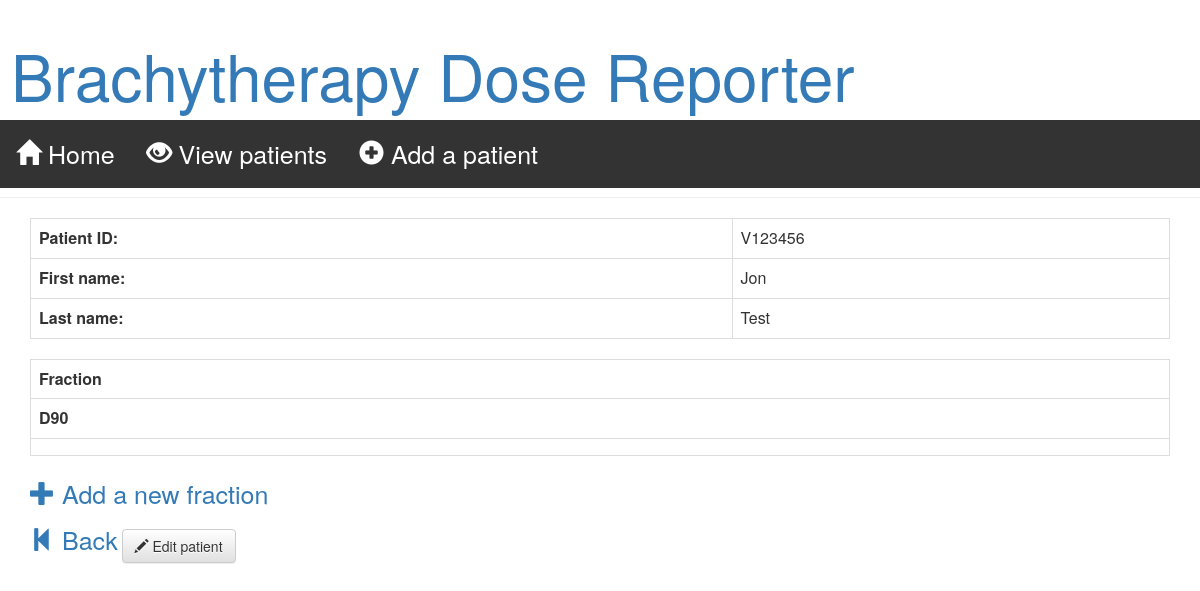
The app's page /patient/V123456/, older data.
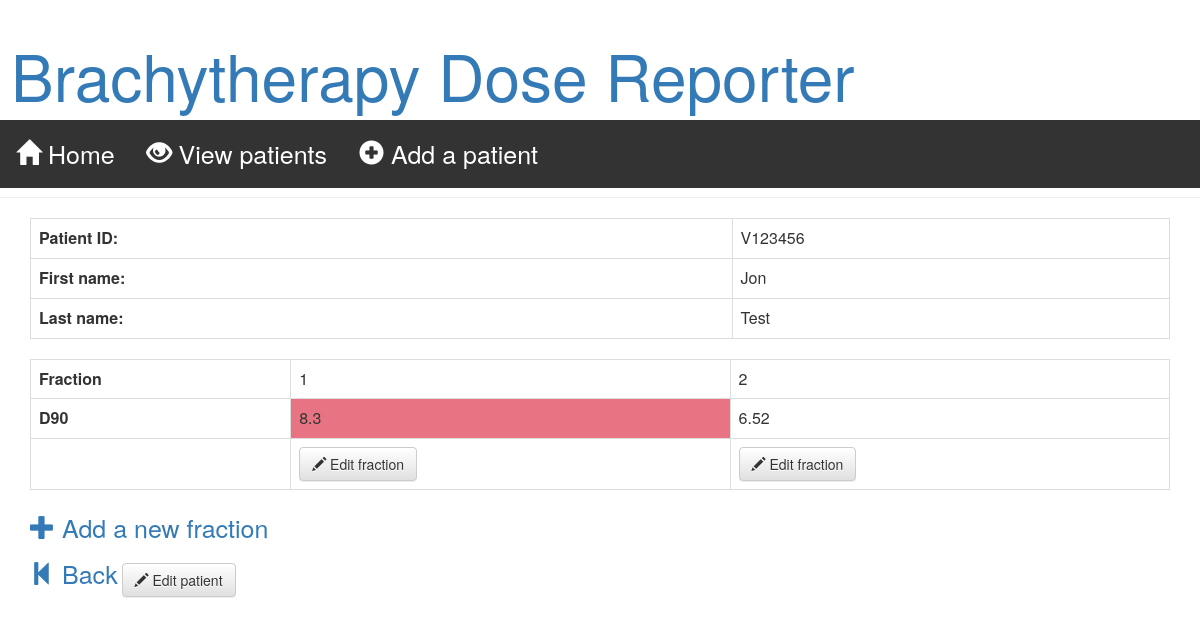
The same page, newer data.
### doseapp/models.py (models this page shows, shortened)
class Patient(models.Model):
    patient_id = models.CharField(max_length=7, primary_key=True)
    first_name = models.CharField(max_length=200)
    last_name = models.CharField(max_length=200)

class Fraction(models.Model):
    patient = models.ForeignKey(Patient, on_delete=models.CASCADE)
    fraction_number = models.IntegerField(blank=False)
    D90 = models.FloatField(blank=False)

### doseapp/views.py (the view)
# urls.py: url(r'^patient/(?P<pk>V\d+)/$', views.patient_detail, name='patient_detail'),
def patient_detail(request, pk):
    patient = get_object_or_404(Patient, pk=pk)
    fractions = Fraction.objects.filter(patient=pk)
    url = 'doseapp/static/doseapp/tolerances.json'
    json_data = open(url)# False
    tolerances = json.load(json_data)
    return render(request, 'doseapp/patient_detail.html',
                  {'patient': patient,
                   'fractions':fractions,
                   'tolerances':tolerances})

### doseapp/templates/doseapp/patient_detail.html (shortened to what this page needs)
{% extends 'doseapp/base.html' %} {% block content %}
  <table class="table table-hover table-bordered" width="100">
    <col width="130">
<col width="80">
    <tr>
<th>Patient ID: </th>
<td>{{ patient.patient_id }}</td>
    </tr>
    <tr>
<th>First name: </th>
<td>{{ patient.first_name }}</td>
    </tr>
    <tr>
<th>Last name: </th>
<td>{{ patient.last_name }}</td>
    </tr>
  </table>
<div class="fraction">
    <table class="table table-hover table-bordered">
        <tr>
            <th>Fraction</th>
            {% for fraction in fractions %}
            <td>{{ fraction.fraction_number }}</td>
            {% endfor %}
        </tr>
        <tr>
            <th>D90</th>
            {% for fraction in fractions %}
              {% if fraction.D90 > tolerances.D90 %}
              <td BGCOLOR="#e87483">{{ fraction.D90 }}</td>
              {% else %}
                <td>{{ fraction.D90 }}</td>
              {% endif %}
            {% endfor %}
        </tr>
        <tr>
          <td>
          </td>
          {% for fraction in fractions %}
            <td><a class="btn btn-default" href="{% url 'fraction_edit' pk=patient.patient_id fraction_num=fraction.fraction_number %}"><span class="glyphicon glyphicon-pencil"></span>  Edit fraction</a> </td>
            {% endfor %}
        </tr>
    </table>
</div>
<a href="{% url 'fraction_new' %}" class="top-menu"><span class="glyphicon glyphicon-plus"></span>   Add a new fraction</a>
<a href="{% url 'patient_list' %}" class="top-menu"><span class="glyphicon glyphicon-step-backward"></span>    Back</a>
<a class="btn btn-default" href="{% url 'patient_edit' pk=patient.patient_id %}"><span class="glyphicon glyphicon-pencil"></span>  Edit patient</a>
{% endblock %}

### doseapp/templates/doseapp/base.html (shortened to what this page needs)
<html>
<head>
    <link rel="stylesheet" href="//maxcdn.bootstrapcdn.com/bootstrap/3.2.0/css/bootstrap.min.css">
    <link rel="stylesheet" href="//maxcdn.bootstrapcdn.com/bootstrap/3.2.0/css/bootstrap-theme.min.css">
</head>
<body>
    <div class="page-header">
        <h1><a href="/">Brachytherapy Dose Reporter</a></h1>
        <ul>
            <li><a href="{% url 'index' %}" class="top-menu"><span class="glyphicon glyphicon-home"></span>   Home</a></li>
            <li><a href="{% url 'patient_list' %}" class="top-menu"><span class="glyphicon glyphicon-eye-open"></span>   View patients</a></li>
            <li><a href="{% url 'patient_new' %}" class="top-menu"><span class="glyphicon glyphicon-plus-sign"></span>   Add a patient</a></li>
        </ul>
    </div>
    <div class="content container">
        {% block content %} {% endblock %}
    </div>
</body>
</html>

### doseapp/templates/doseapp/base.html (style rules this page uses)
h1 { font-size: 64px; padding-left: 11px; }
.top-menu { font-size: 25px; }
ul { list-style-type: none; margin: 0; padding: 0; overflow: hidden; background-color: #333333; }
li { float: left; }
li a { display: block; color: white; text-align: center; padding: 16px; text-decoration: none; }

Row changes from the older to the newer data that the page shows:
added Fraction: fraction_number "1", D90 "8.3"
added Fraction: fraction_number "2", D90 "6.52"
